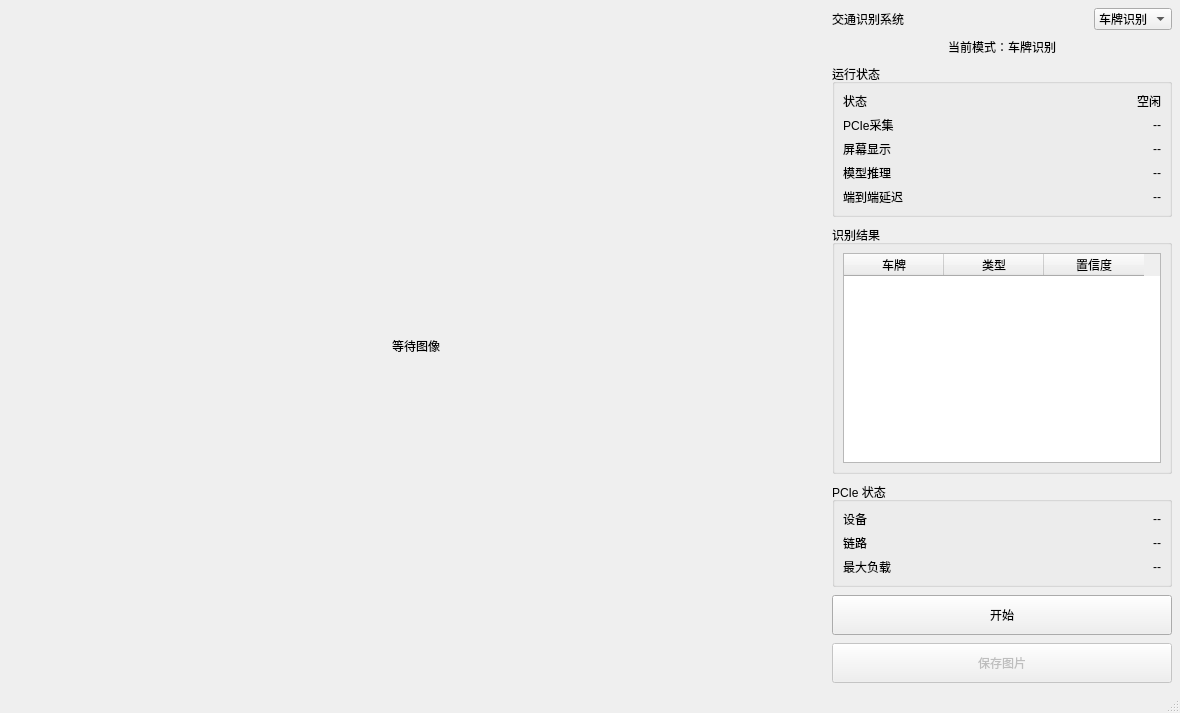
<?xml version="1.0" encoding="UTF-8"?>
<ui version="4.0">
 <class>MainWindow</class>
 <widget class="QMainWindow" name="MainWindow">
  <property name="geometry">
   <rect>
    <x>0</x>
    <y>0</y>
    <width>1180</width>
    <height>680</height>
   </rect>
  </property>
  <property name="windowTitle">
   <string>交通识别系统</string>
  </property>
  <widget class="QWidget" name="centralWidget">
   <layout class="QHBoxLayout" name="rootLayout">
    <property name="leftMargin"><number>8</number></property>
    <property name="topMargin"><number>8</number></property>
    <property name="rightMargin"><number>8</number></property>
    <property name="bottomMargin"><number>8</number></property>
    <property name="spacing"><number>8</number></property>
    <item>
     <widget class="QLabel" name="videoLabel">
      <property name="minimumSize">
       <size><width>760</width><height>420</height></size>
      </property>
      <property name="text">
       <string>等待图像</string>
      </property>
      <property name="alignment">
       <set>Qt::AlignCenter</set>
      </property>
     </widget>
    </item>
    <item>
     <widget class="QWidget" name="sidePanel">
      <property name="minimumSize">
       <size><width>340</width><height>0</height></size>
      </property>
      <property name="maximumSize">
       <size><width>340</width><height>16777215</height></size>
      </property>
      <layout class="QVBoxLayout" name="sideLayout">
       <property name="leftMargin"><number>0</number></property>
       <property name="topMargin"><number>0</number></property>
       <property name="rightMargin"><number>0</number></property>
       <property name="bottomMargin"><number>0</number></property>
       <property name="spacing"><number>8</number></property>
       <item>
        <layout class="QHBoxLayout" name="headerLayout">
         <property name="spacing"><number>8</number></property>
         <item>
          <widget class="QLabel" name="titleLabel">
           <property name="text">
            <string>交通识别系统</string>
           </property>
          </widget>
         </item>
         <item>
          <spacer name="headerSpacer">
           <property name="orientation"><enum>Qt::Horizontal</enum></property>
           <property name="sizeHint" stdset="0">
            <size><width>20</width><height>20</height></size>
           </property>
          </spacer>
         </item>
         <item>
          <widget class="QComboBox" name="modeComboBox">
           <item>
            <property name="text"><string>车牌识别</string></property>
           </item>
           <item>
            <property name="text"><string>行人模式</string></property>
           </item>
          </widget>
         </item>
        </layout>
       </item>
       <item>
        <widget class="QLabel" name="modeBadgeLabel">
         <property name="text">
          <string>当前模式：车牌识别</string>
         </property>
         <property name="alignment">
          <set>Qt::AlignCenter</set>
         </property>
        </widget>
       </item>
       <item>
        <widget class="QGroupBox" name="runtimeGroup">
         <property name="title">
          <string>运行状态</string>
         </property>
         <layout class="QGridLayout" name="runtimeGrid">
          <property name="leftMargin"><number>8</number></property>
          <property name="topMargin"><number>8</number></property>
          <property name="rightMargin"><number>8</number></property>
          <property name="bottomMargin"><number>8</number></property>
          <property name="horizontalSpacing"><number>8</number></property>
          <property name="verticalSpacing"><number>6</number></property>
          <item row="0" column="0">
           <widget class="QLabel" name="stateKeyLabel">
            <property name="text"><string>状态</string></property>
           </widget>
          </item>
          <item row="0" column="1">
           <widget class="QLabel" name="stateValueLabel">
            <property name="text"><string>空闲</string></property>
            <property name="alignment"><set>Qt::AlignRight|Qt::AlignTrailing|Qt::AlignVCenter</set></property>
           </widget>
          </item>
          <item row="1" column="0">
           <widget class="QLabel" name="fpsKeyLabel">
            <property name="text"><string>PCIe采集</string></property>
           </widget>
          </item>
          <item row="1" column="1">
           <widget class="QLabel" name="fpsValueLabel">
            <property name="text"><string>--</string></property>
            <property name="alignment"><set>Qt::AlignRight|Qt::AlignTrailing|Qt::AlignVCenter</set></property>
           </widget>
          </item>
          <item row="2" column="0">
           <widget class="QLabel" name="capturedKeyLabel">
            <property name="text"><string>屏幕显示</string></property>
           </widget>
          </item>
          <item row="2" column="1">
           <widget class="QLabel" name="capturedValueLabel">
            <property name="text"><string>--</string></property>
            <property name="alignment"><set>Qt::AlignRight|Qt::AlignTrailing|Qt::AlignVCenter</set></property>
           </widget>
          </item>
          <item row="3" column="0">
           <widget class="QLabel" name="inferenceKeyLabel">
            <property name="text"><string>模型推理</string></property>
           </widget>
          </item>
          <item row="3" column="1">
           <widget class="QLabel" name="inferenceValueLabel">
            <property name="text"><string>--</string></property>
            <property name="alignment"><set>Qt::AlignRight|Qt::AlignTrailing|Qt::AlignVCenter</set></property>
           </widget>
          </item>
          <item row="4" column="0">
           <widget class="QLabel" name="latencyKeyLabel">
            <property name="text"><string>端到端延迟</string></property>
           </widget>
          </item>
          <item row="4" column="1">
           <widget class="QLabel" name="latencyValueLabel">
            <property name="text"><string>--</string></property>
            <property name="alignment"><set>Qt::AlignRight|Qt::AlignTrailing|Qt::AlignVCenter</set></property>
           </widget>
          </item>
         </layout>
        </widget>
       </item>
       <item>
        <widget class="QGroupBox" name="resultGroup">
         <property name="title">
          <string>识别结果</string>
         </property>
         <layout class="QVBoxLayout" name="resultLayout">
          <property name="leftMargin"><number>8</number></property>
          <property name="topMargin"><number>8</number></property>
          <property name="rightMargin"><number>8</number></property>
          <property name="bottomMargin"><number>8</number></property>
          <item>
           <widget class="QTableWidget" name="resultTableWidget">
            <property name="minimumSize">
             <size><width>0</width><height>210</height></size>
            </property>
            <property name="columnCount">
             <number>3</number>
            </property>
            <column>
             <property name="text">
              <string>车牌</string>
             </property>
            </column>
            <column>
             <property name="text">
              <string>类型</string>
             </property>
            </column>
            <column>
             <property name="text">
              <string>置信度</string>
             </property>
            </column>
           </widget>
          </item>
         </layout>
        </widget>
       </item>
       <item>
        <widget class="QGroupBox" name="pcieGroup">
         <property name="title">
          <string>PCIe 状态</string>
         </property>
         <layout class="QGridLayout" name="pcieGrid">
          <property name="leftMargin"><number>8</number></property>
          <property name="topMargin"><number>8</number></property>
          <property name="rightMargin"><number>8</number></property>
          <property name="bottomMargin"><number>8</number></property>
          <property name="horizontalSpacing"><number>8</number></property>
          <property name="verticalSpacing"><number>6</number></property>
          <item row="0" column="0">
           <widget class="QLabel" name="deviceKeyLabel">
            <property name="text"><string>设备</string></property>
           </widget>
          </item>
          <item row="0" column="1">
           <widget class="QLabel" name="deviceValueLabel">
            <property name="text"><string>--</string></property>
            <property name="alignment"><set>Qt::AlignRight|Qt::AlignTrailing|Qt::AlignVCenter</set></property>
           </widget>
          </item>
          <item row="1" column="0">
           <widget class="QLabel" name="linkKeyLabel">
            <property name="text"><string>链路</string></property>
           </widget>
          </item>
          <item row="1" column="1">
           <widget class="QLabel" name="linkValueLabel">
            <property name="text"><string>--</string></property>
            <property name="alignment"><set>Qt::AlignRight|Qt::AlignTrailing|Qt::AlignVCenter</set></property>
           </widget>
          </item>
          <item row="2" column="0">
           <widget class="QLabel" name="payloadKeyLabel">
            <property name="text"><string>最大负载</string></property>
           </widget>
          </item>
          <item row="2" column="1">
           <widget class="QLabel" name="payloadValueLabel">
            <property name="text"><string>--</string></property>
            <property name="alignment"><set>Qt::AlignRight|Qt::AlignTrailing|Qt::AlignVCenter</set></property>
           </widget>
          </item>
         </layout>
        </widget>
       </item>
       <item>
        <spacer name="bottomSpacer">
         <property name="orientation"><enum>Qt::Vertical</enum></property>
         <property name="sizeType"><enum>QSizePolicy::Expanding</enum></property>
         <property name="sizeHint" stdset="0">
          <size><width>20</width><height>8</height></size>
         </property>
        </spacer>
       </item>
       <item>
        <widget class="QPushButton" name="startButton">
         <property name="minimumSize">
          <size><width>0</width><height>40</height></size>
         </property>
         <property name="text">
          <string>开始</string>
         </property>
        </widget>
       </item>
       <item>
        <widget class="QPushButton" name="saveButton">
         <property name="minimumSize">
          <size><width>0</width><height>40</height></size>
         </property>
         <property name="text">
          <string>保存图片</string>
         </property>
         <property name="enabled">
          <bool>false</bool>
         </property>
        </widget>
       </item>
      </layout>
     </widget>
    </item>
   </layout>
  </widget>
  <widget class="QStatusBar" name="statusbar"/>
 </widget>
 <resources/>
 <connections/>
</ui>
